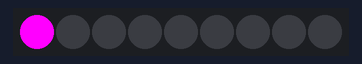
The sketch below on a simulated Arduino Uno, built with avr-gcc and run on an emulated ATmega328P. Shown: 9 RGB LEDs in strip order, left to right.

Above: at 0.01 s.
At 0.77 s:
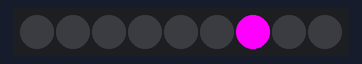

Measured:
- by itself, everything shown: repeats every 0.45 s, in 9 steps

The sketch:

ws2812b.ino
```cpp
//#define FASTLED_ALLOW_INTERRUPTS 0 //in case some sensors are not working - then the FastLED might be the problem because it takes too long to actually write each led
#include <FastLED.h>

#define NUM_LEDS 9
#define DATA_PIN 12

CRGB leds[NUM_LEDS]; //CRGB is a datatype created by fastled. it is basically and rgb colorspace. we create [num_leds] instances of the datatype crgb.

void setup() {
  // put your setup code here, to run once:
  FastLED.addLeds<WS2812B, DATA_PIN, GRB>(leds, NUM_LEDS); //sets the Type, pin, color-order
}

void loop() {
  // put your main code here, to run repeatedly:

  for(int i = 0; i < NUM_LEDS; i++){

    leds[i].setRGB(255, 0, 255); //set RGB values for specific led
    FastLED.show(); //renders the led color
    leds[i] = CRGB::Black;
    delay(50);
  }
}
```
